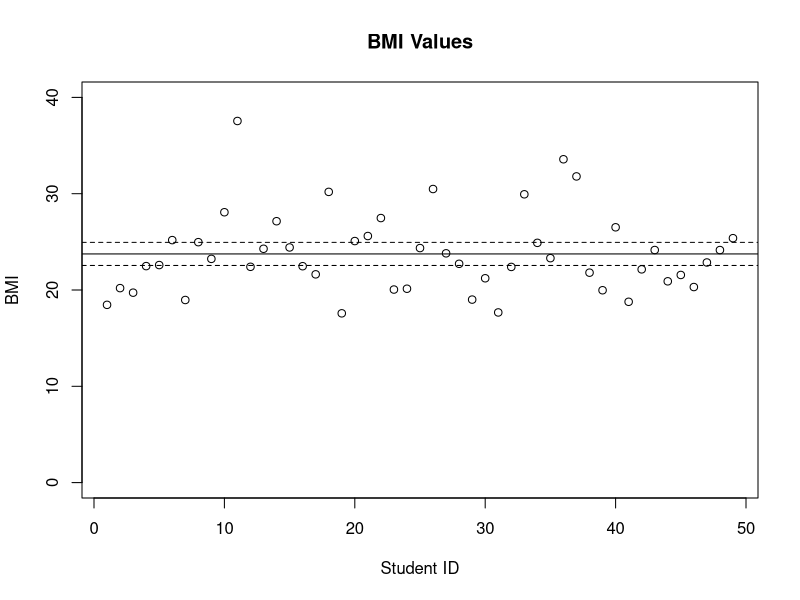
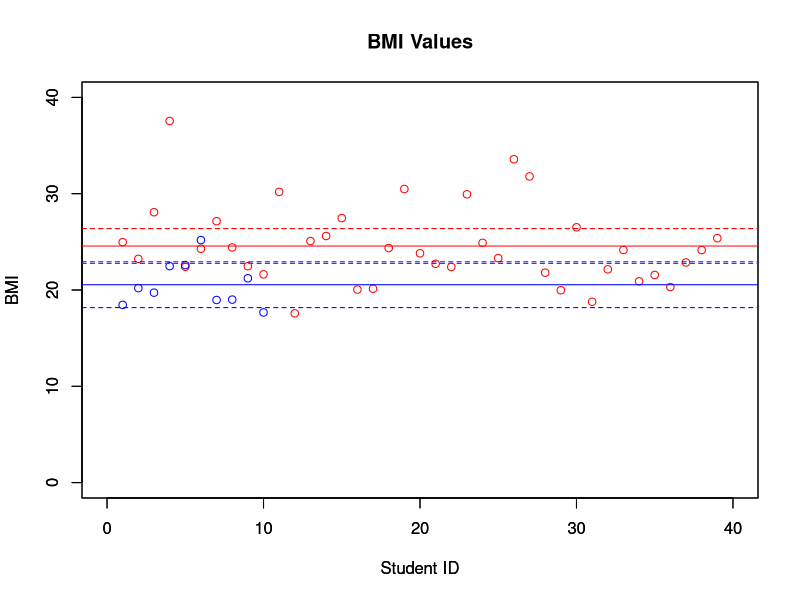
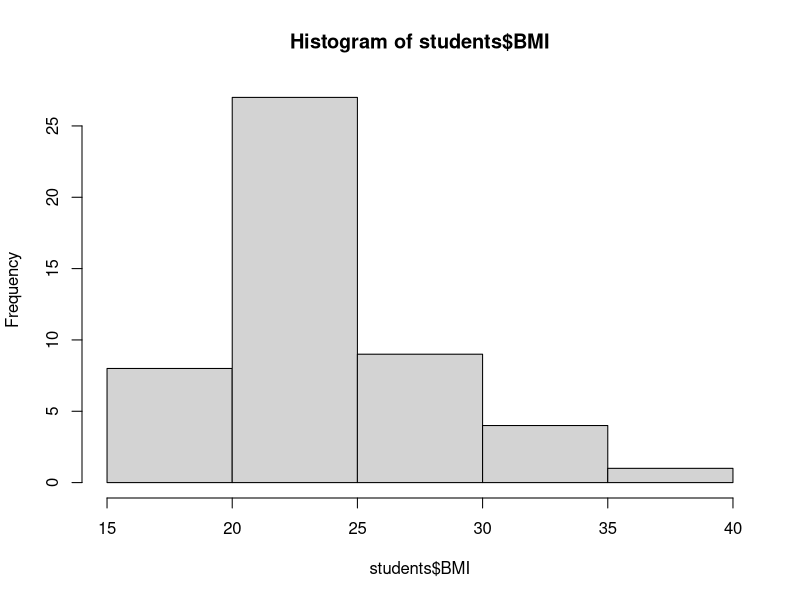
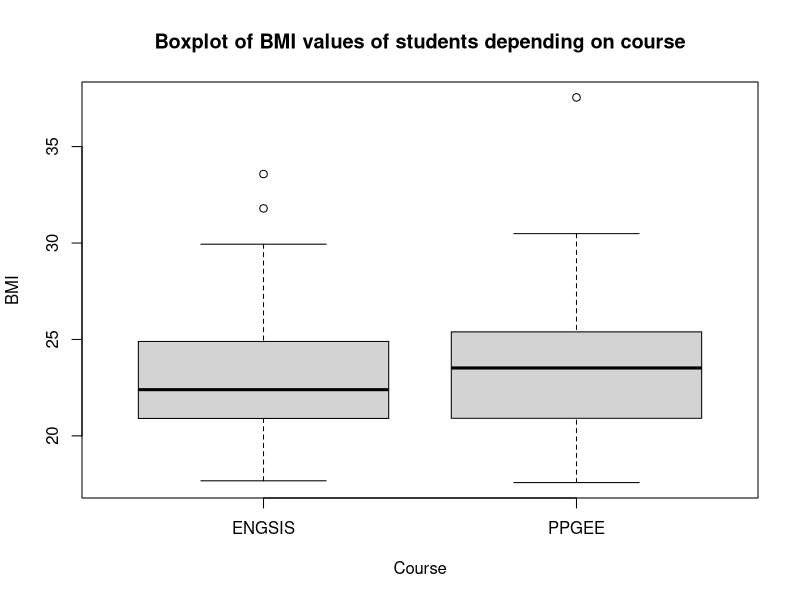

The R source for these figures, in order:
## ---- chunk 1
students <- read.csv("rawdata/student_data.csv")
students # this is an R dataframe
## ---- chunk 2
mean.height <- mean(students$Height.m)   # Student mean height
mean.weight <- mean(students$Weight.kg)   # Student mean weight

print(c(mean.height, mean.weight))
## ---- chunk 3
  bmi = students$Weight.kg / (students$Height.m ** 2)
  students["BMI"] <- bmi
  students
## ---- chunk 4
values <- students$BMI  # shorter name for variable
ci_alpha <- 0.05        # Alpha value for confidence interval. Confidence = 1 - alpha.
# calculating low and high bounds for ci
ci_low <- mean(values) + qt(ci_alpha/2, length(values)-1) * (sd(values)/sqrt(length(values))) 
ci_hi <- mean(values) + qt(1 - ci_alpha/2, length(values)-1) * (sd(values)/sqrt(length(values)))

# plot the values and the confidence interval of the mean
plot(students$BMI, ylim = c(0,40), xlab = "Student ID", ylab = "BMI") # plot all the values
title("BMI Values")
abline(h = mean(students$BMI)) # plot a line for the sample mean
abline(h = ci_low, lty=2) # plot a line for the lower CI bound
abline(h = ci_hi, lty=2) # plot a line for the upper CI bound
## ---- chunk 5
# ECHO=FALSE hides the code in the report

# Creating two separate data frames, one for males, one for females.
students_male <- students[which(students$Gender == "M"),]
students_female <- students[which(students$Gender == "F"),]

# Create a function to calculate confidence intervals.
ci_bounds <- function(x,alpha) {
  low <- mean(x) + qt(alpha/2, length(x)-1)*(sd(x)/sqrt(length(x))) 
  hi <- mean(x) + qt(1 - alpha/2, length(x)-1)*(sd(x)/sqrt(length(x)))
  return(c(low,hi))
}

# plot confidence intervals for male and female students
plot(students_male$BMI, ylim = c(0,40), xlim = c(0,40), xlab = "Student ID", ylab = "BMI", col="red")
par(new = TRUE)
plot(students_female$BMI, ylim = c(0,40), xlim = c(0,40), xlab = "Student ID", ylab = "BMI", col="blue")
title("BMI Values")

ci_male <- ci_bounds(students_male$BMI, 0.01)
abline(h = mean(students_male$BMI), col="red")
abline(h = ci_male, lty=2, col="red")
abline(h = ci_male[2], lty=2, col="red")

ci_female <- ci_bounds(students_female$BMI, 0.01)
abline(h = mean(students_female$BMI), col="blue")
abline(h = ci_female[1], lty=2, col="blue")
abline(h = ci_female[2], lty=2, col="blue")

# TODO: Add a legend to this plot, or make a pretties plot using ggplot.
## ---- chunk 6
hist(students$BMI)
## ---- chunk 7
boxplot(BMI ~ Course, data=students)  # In R, the "X~Y" notation means "variable X explained by variable Y"
title("Boxplot of BMI values of students depending on course")
